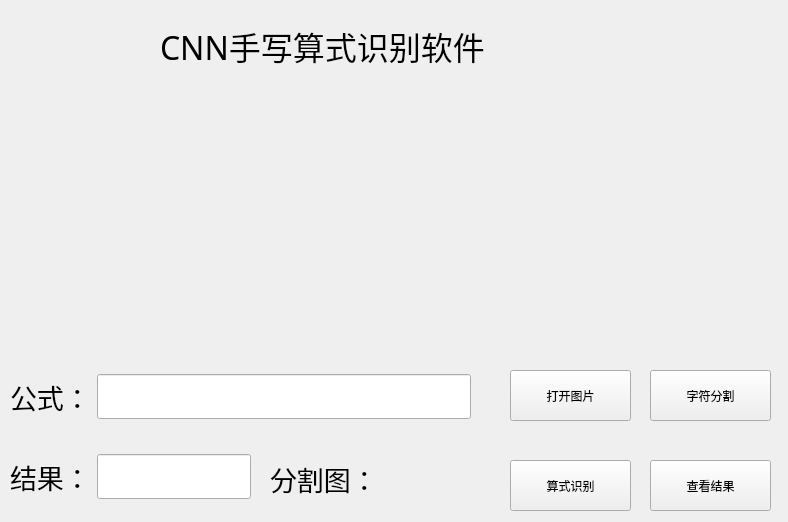
<?xml version="1.0" encoding="UTF-8"?>
<ui version="4.0">
 <class>MainWindow</class>
 <widget class="QMainWindow" name="MainWindow">
  <property name="geometry">
   <rect>
    <x>0</x>
    <y>0</y>
    <width>788</width>
    <height>522</height>
   </rect>
  </property>
  <property name="windowTitle">
   <string>基于的CNN网络的算式识别软件</string>
  </property>
  <widget class="QWidget" name="centralwidget">
   <widget class="QPushButton" name="pushButton_open_img">
    <property name="geometry">
     <rect>
      <x>510</x>
      <y>370</y>
      <width>121</width>
      <height>51</height>
     </rect>
    </property>
    <property name="text">
     <string>打开图片</string>
    </property>
   </widget>
   <widget class="QPushButton" name="pushButton_seg">
    <property name="geometry">
     <rect>
      <x>650</x>
      <y>370</y>
      <width>121</width>
      <height>51</height>
     </rect>
    </property>
    <property name="text">
     <string>字符分割</string>
    </property>
   </widget>
   <widget class="QPushButton" name="pushButton_detect">
    <property name="geometry">
     <rect>
      <x>510</x>
      <y>460</y>
      <width>121</width>
      <height>51</height>
     </rect>
    </property>
    <property name="text">
     <string>算式识别</string>
    </property>
   </widget>
   <widget class="QPushButton" name="pushButton_res">
    <property name="geometry">
     <rect>
      <x>650</x>
      <y>460</y>
      <width>121</width>
      <height>51</height>
     </rect>
    </property>
    <property name="text">
     <string>查看结果</string>
    </property>
   </widget>
   <widget class="QLabel" name="label_img">
    <property name="geometry">
     <rect>
      <x>10</x>
      <y>100</y>
      <width>761</width>
      <height>261</height>
     </rect>
    </property>
    <property name="text">
     <string/>
    </property>
   </widget>
   <widget class="QWidget" name="layoutWidget">
    <property name="geometry">
     <rect>
      <x>10</x>
      <y>450</y>
      <width>241</width>
      <height>54</height>
     </rect>
    </property>
    <layout class="QHBoxLayout" name="horizontalLayout_2">
     <item>
      <widget class="QLabel" name="label_2">
       <property name="font">
        <font>
         <family>Arial</family>
         <pointsize>20</pointsize>
        </font>
       </property>
       <property name="text">
        <string>结果：</string>
       </property>
      </widget>
     </item>
     <item>
      <widget class="QLineEdit" name="lineEdit_res">
       <property name="font">
        <font>
         <family>Arial Black</family>
         <pointsize>20</pointsize>
         <weight>75</weight>
         <bold>true</bold>
        </font>
       </property>
       <property name="text">
        <string/>
       </property>
      </widget>
     </item>
    </layout>
   </widget>
   <widget class="QWidget" name="layoutWidget">
    <property name="geometry">
     <rect>
      <x>10</x>
      <y>370</y>
      <width>461</width>
      <height>54</height>
     </rect>
    </property>
    <layout class="QHBoxLayout" name="horizontalLayout">
     <item>
      <widget class="QLabel" name="label">
       <property name="font">
        <font>
         <family>Arial</family>
         <pointsize>20</pointsize>
        </font>
       </property>
       <property name="text">
        <string>公式：</string>
       </property>
      </widget>
     </item>
     <item>
      <widget class="QLineEdit" name="lineEdit_gs">
       <property name="font">
        <font>
         <family>Arial Black</family>
         <pointsize>20</pointsize>
         <weight>75</weight>
         <bold>true</bold>
        </font>
       </property>
       <property name="text">
        <string/>
       </property>
      </widget>
     </item>
    </layout>
   </widget>
   <widget class="QLabel" name="label_3">
    <property name="geometry">
     <rect>
      <x>160</x>
      <y>0</y>
      <width>471</width>
      <height>91</height>
     </rect>
    </property>
    <property name="font">
     <font>
      <family>站酷小薇LOGO体</family>
      <pointsize>24</pointsize>
      <weight>50</weight>
      <bold>false</bold>
     </font>
    </property>
    <property name="text">
     <string>CNN手写算式识别软件</string>
    </property>
   </widget>
   <widget class="QLabel" name="label_4">
    <property name="geometry">
     <rect>
      <x>270</x>
      <y>460</y>
      <width>121</width>
      <height>38</height>
     </rect>
    </property>
    <property name="font">
     <font>
      <family>Arial</family>
      <pointsize>20</pointsize>
     </font>
    </property>
    <property name="text">
     <string>分割图：</string>
    </property>
   </widget>
   <widget class="QLabel" name="label_seg">
    <property name="geometry">
     <rect>
      <x>390</x>
      <y>440</y>
      <width>91</width>
      <height>81</height>
     </rect>
    </property>
    <property name="text">
     <string/>
    </property>
   </widget>
  </widget>
 </widget>
 <resources/>
 <connections/>
</ui>
